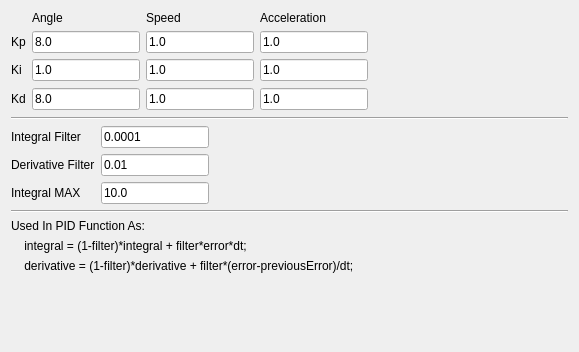
          <widget class="QWidget" name="tab_4">
           <attribute name="icon">
            <iconset resource="Icons/icons.qrc">
             <normaloff>:/allIcons/Downloads-2-icon.png</normaloff>:/allIcons/Downloads-2-icon.png</iconset>
           </attribute>
           <attribute name="title">
            <string>PID</string>
           </attribute>
           <layout class="QGridLayout" name="gridLayout_3">
            <item row="0" column="0">
             <layout class="QGridLayout" name="gridLayout">
              <item row="2" column="5">
               <spacer name="horizontalSpacer_15">
                <property name="orientation">
                 <enum>Qt::Horizontal</enum>
                </property>
                <property name="sizeHint" stdset="0">
                 <size>
                  <width>40</width>
                  <height>20</height>
                 </size>
                </property>
               </spacer>
              </item>
              <item row="2" column="4">
               <spacer name="horizontalSpacer_16">
                <property name="orientation">
                 <enum>Qt::Horizontal</enum>
                </property>
                <property name="sizeHint" stdset="0">
                 <size>
                  <width>40</width>
                  <height>20</height>
                 </size>
                </property>
               </spacer>
              </item>
              <item row="3" column="0">
               <widget class="QLabel" name="label_Kd">
                <property name="text">
                 <string>Kd</string>
                </property>
               </widget>
              </item>
              <item row="1" column="0">
               <widget class="QLabel" name="label_Kp">
                <property name="text">
                 <string>Kp</string>
                </property>
               </widget>
              </item>
              <item row="2" column="0">
               <widget class="QLabel" name="label_Ki">
                <property name="text">
                 <string>Ki</string>
                </property>
               </widget>
              </item>
              <item row="2" column="6">
               <spacer name="horizontalSpacer_14">
                <property name="orientation">
                 <enum>Qt::Horizontal</enum>
                </property>
                <property name="sizeHint" stdset="0">
                 <size>
                  <width>40</width>
                  <height>20</height>
                 </size>
                </property>
               </spacer>
              </item>
              <item row="1" column="1">
               <widget class="QLineEdit" name="edit_Kp">
                <property name="text">
                 <string>8.0</string>
                </property>
               </widget>
              </item>
              <item row="2" column="1">
               <widget class="QLineEdit" name="edit_Ki">
                <property name="text">
                 <string>1.0</string>
                </property>
               </widget>
              </item>
              <item row="3" column="1">
               <widget class="QLineEdit" name="edit_Kd">
                <property name="text">
                 <string>8.0</string>
                </property>
               </widget>
              </item>
              <item row="0" column="1">
               <widget class="QLabel" name="label_44">
                <property name="text">
                 <string>Angle</string>
                </property>
               </widget>
              </item>
              <item row="0" column="2">
               <widget class="QLabel" name="label_46">
                <property name="text">
                 <string>Speed</string>
                </property>
               </widget>
              </item>
              <item row="2" column="3">
               <widget class="QLineEdit" name="lineEdit_5">
                <property name="text">
                 <string>1.0</string>
                </property>
               </widget>
              </item>
              <item row="1" column="3">
               <widget class="QLineEdit" name="lineEdit_3">
                <property name="text">
                 <string>1.0</string>
                </property>
               </widget>
              </item>
              <item row="0" column="3">
               <widget class="QLabel" name="label_48">
                <property name="text">
                 <string>Acceleration</string>
                </property>
               </widget>
              </item>
              <item row="3" column="3">
               <widget class="QLineEdit" name="lineEdit_7">
                <property name="text">
                 <string>1.0</string>
                </property>
               </widget>
              </item>
              <item row="2" column="2">
               <widget class="QLineEdit" name="lineEdit_4">
                <property name="text">
                 <string>1.0</string>
                </property>
               </widget>
              </item>
              <item row="1" column="2">
               <widget class="QLineEdit" name="lineEdit_2">
                <property name="text">
                 <string>1.0</string>
                </property>
               </widget>
              </item>
              <item row="3" column="2">
               <widget class="QLineEdit" name="lineEdit_6">
                <property name="text">
                 <string>1.0</string>
                </property>
               </widget>
              </item>
              <item row="1" column="7" rowspan="3">
               <spacer name="horizontalSpacer">
                <property name="orientation">
                 <enum>Qt::Horizontal</enum>
                </property>
                <property name="sizeHint" stdset="0">
                 <size>
                  <width>80</width>
                  <height>80</height>
                 </size>
                </property>
               </spacer>
              </item>
             </layout>
            </item>
            <item row="5" column="0">
             <layout class="QGridLayout" name="gridLayout_6">
              <item row="0" column="1">
               <spacer name="horizontalSpacer_9">
                <property name="orientation">
                 <enum>Qt::Horizontal</enum>
                </property>
                <property name="sizeHint" stdset="0">
                 <size>
                  <width>40</width>
                  <height>20</height>
                 </size>
                </property>
               </spacer>
              </item>
              <item row="0" column="0">
               <widget class="QPushButton" name="btn_PID_Apply">
                <property name="focusPolicy">
                 <enum>Qt::NoFocus</enum>
                </property>
                <property name="toolTip">
                 <string>Apply</string>
                </property>
                <property name="text">
                 <string/>
                </property>
                <property name="icon">
                 <iconset resource="Icons/icons.qrc">
                  <normaloff>:/allIcons/glossy-3d-blue-orbs2-045-icon.png</normaloff>:/allIcons/glossy-3d-blue-orbs2-045-icon.png</iconset>
                </property>
                <property name="iconSize">
                 <size>
                  <width>64</width>
                  <height>64</height>
                 </size>
                </property>
                <property name="flat">
                 <bool>true</bool>
                </property>
               </widget>
              </item>
             </layout>
            </item>
            <item row="2" column="0">
             <layout class="QGridLayout" name="gridLayout_7">
              <item row="2" column="0">
               <widget class="QLabel" name="label_6">
                <property name="text">
                 <string>Derivative Filter</string>
                </property>
               </widget>
              </item>
              <item row="0" column="5">
               <spacer name="horizontalSpacer_2">
                <property name="orientation">
                 <enum>Qt::Horizontal</enum>
                </property>
                <property name="sizeHint" stdset="0">
                 <size>
                  <width>40</width>
                  <height>20</height>
                 </size>
                </property>
               </spacer>
              </item>
              <item row="0" column="0">
               <widget class="QLabel" name="label_4">
                <property name="text">
                 <string>Integral Filter</string>
                </property>
               </widget>
              </item>
              <item row="0" column="4">
               <spacer name="horizontalSpacer_25">
                <property name="orientation">
                 <enum>Qt::Horizontal</enum>
                </property>
                <property name="sizeHint" stdset="0">
                 <size>
                  <width>40</width>
                  <height>20</height>
                 </size>
                </property>
               </spacer>
              </item>
              <item row="0" column="2">
               <spacer name="horizontalSpacer_27">
                <property name="orientation">
                 <enum>Qt::Horizontal</enum>
                </property>
                <property name="sizeHint" stdset="0">
                 <size>
                  <width>40</width>
                  <height>20</height>
                 </size>
                </property>
               </spacer>
              </item>
              <item row="2" column="1">
               <widget class="QLineEdit" name="edit_d_filter">
                <property name="text">
                 <string>0.01</string>
                </property>
               </widget>
              </item>
              <item row="0" column="1">
               <widget class="QLineEdit" name="edit_i_filter">
                <property name="text">
                 <string>0.0001</string>
                </property>
               </widget>
              </item>
              <item row="0" column="3">
               <spacer name="horizontalSpacer_26">
                <property name="orientation">
                 <enum>Qt::Horizontal</enum>
                </property>
                <property name="sizeHint" stdset="0">
                 <size>
                  <width>40</width>
                  <height>20</height>
                 </size>
                </property>
               </spacer>
              </item>
              <item row="3" column="0">
               <widget class="QLabel" name="label_39">
                <property name="text">
                 <string>Integral MAX</string>
                </property>
               </widget>
              </item>
              <item row="3" column="1">
               <widget class="QLineEdit" name="lineEdit">
                <property name="text">
                 <string>10.0</string>
                </property>
               </widget>
              </item>
             </layout>
            </item>
            <item row="4" column="0">
             <layout class="QVBoxLayout" name="verticalLayout_6">
              <item>
               <widget class="QLabel" name="label_16">
                <property name="text">
                 <string>Used In PID Function As:</string>
                </property>
               </widget>
              </item>
              <item>
               <widget class="QLabel" name="label_9">
                <property name="text">
                 <string>    integral = (1-filter)*integral + filter*error*dt;</string>
                </property>
               </widget>
              </item>
              <item>
               <widget class="QLabel" name="label_10">
                <property name="text">
                 <string>    derivative = (1-filter)*derivative + filter*(error-previousError)/dt;</string>
                </property>
               </widget>
              </item>
              <item>
               <spacer name="verticalSpacer">
                <property name="orientation">
                 <enum>Qt::Vertical</enum>
                </property>
                <property name="sizeHint" stdset="0">
                 <size>
                  <width>20</width>
                  <height>40</height>
                 </size>
                </property>
               </spacer>
              </item>
             </layout>
            </item>
            <item row="1" column="0">
             <widget class="Line" name="line">
              <property name="orientation">
               <enum>Qt::Horizontal</enum>
              </property>
             </widget>
            </item>
            <item row="3" column="0">
             <widget class="Line" name="line_10">
              <property name="orientation">
               <enum>Qt::Horizontal</enum>
              </property>
             </widget>
            </item>
           </layout>
          </widget>
